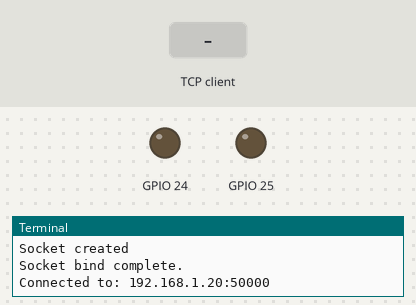
This program was run on a simulated Raspberry Pi (BCM pin numbers). Shown: output pins drawn as LEDs (lit = HIGH), the last lines printed to the terminal. The test bench sets the inputs (shaded band). Random numbers come from a fixed seed; one TCP client connects 1 s after the port opens and stays connected.

Above: at 1.2 s.
1.3 s: the TCP client sends "CONNECT"
At 2.2 s:
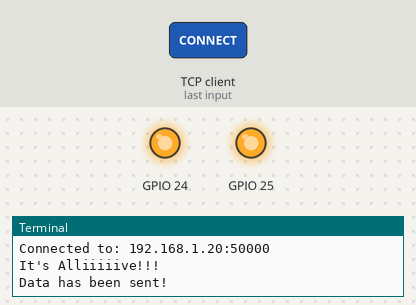
2.8 s: the TCP client sends "KILL"
At 3.3 s:
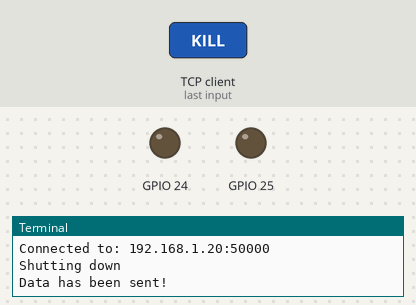
Timing chart, 0 to 5.8 s (numbered marks = the images above; inputs shaded):
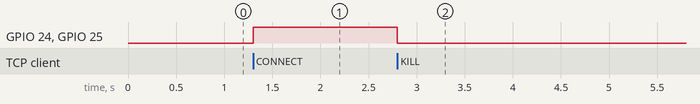

The program:

pi_socket_server.py
```python
#************************************************************************************************************
#   Developer: Tyler Weiss
#   Last Update: 8/18/2016
#
#   SUMMARY: "Mr. Robot" project
#               Simple socket server that opens a port and waits for connection.
#               Once connection is established SET LED's HIGH and enter
#               command loop. Input stream is processed by the logic loop and
#               if input = "valid CMD" the command is passed to the arduino/motors.
#               A response is sent back to the client device command has been processed.
#
#
#************************************************************************************************************


import socket   # Client/Server connection
import serial   # Arduino/RPi copnnection
from random import randint
import RPi.GPIO as gpio     # LED control

# SETUP LED GPIO
gpio.setwarnings(False)
gpio.setmode(gpio.BCM)
gpio.setup(24, gpio.OUT)
gpio.setup(25, gpio.OUT)

# Connection Var's
ser = serial.Serial('/dev/ttyUSB0',9600)
host = ''
port = 666

# Awsome-O movie idea collection
movies = ["So what if Adam Sandler, like, had a twin sister, played by Adam Sandler, and um, is seduced by Al Pacino, or something.",
          "So Adam Sandler is a guy who works at a hotel that can make bedtime stories come to life or something.",
          "So what if Adam Sandler is like, in the Israeli special forces, but fakes his own death so he can become a New York stylist, or something..",
          "So Adam Sandler and Kevin James pretend to be gay so they can reciev domestic partner benefits or something..",
          "So Adam Sandler is like the son of Satan, who goes up to Earth and eats chicken or something..",
          "So Whoopie Goldberg is like a detective in the future, who teams up with a dinosaur to stop a mad scientist from destroying the world or something..",
          "So Michaels Keaton is like a dad, who comes back as a snowman, or something.."]

# SETUP comm socket and INIT LED's
def setupServer():

    s = socket.socket(socket.AF_INET, socket.SOCK_STREAM)   # Create socket
    print("Socket created")
    try:
        s.bind((host, port))    # bind socket to port
    except socket.error as msg:
        print(msg)

    print("Socket bind complete.")

    # LED's start OFF
    gpio.output(24, gpio.LOW)
    gpio.output(25, gpio.LOW)

    return s

# Listens for a client connection
def setupConnection():
    s.listen(1)     # allows only one connection
    conn, address = s.accept()
    print("Connected to: " + address[0] + ":" + str(address[1]))
    return conn

# Data processing and logic loop
def dataTransfer(conn):

    # Decode and store client message
    data = conn.recv(1024)
    data = data.decode('UTF-8')
    command = data

    # Check commands list
    if command == 'TURN RIGHT':
        reply = 'Turning right'
        ser.write("right")
        print("Turning Right")
    elif command == 'CONNECT':      # Check the connection from client
        # LED's ON
        gpio.output(24, gpio.HIGH)
        gpio.output(25, gpio.HIGH)
        reply = 'I am mister robot and I am alive. give me a command.'
        print("It's Alliiiiive!!!")
    elif command == 'TURN LEFT':
        reply = 'Turning left'
        ser.write("left")
        print(reply)
    elif command == 'STOP':
        reply = "Stopping"
        ser.write("stop")
        print("Stopping")
    elif command == 'FORWARD':
        reply = "On the move"
        ser.write("forward")
        print("On the move")
    elif command == 'MOVIE':            # Picks a random crappy movie idea and sends it as reply to client
        reply = movies[randint(0,5)]
    elif command == 'KILL':             # Disconnect from client
        gpio.output(24, gpio.LOW)
        gpio.output(25, gpio.LOW)
        print("Shutting down")
        reply = "Disconnected"
        conn.sendall(str.encode(reply))
        gpio.cleanup()                  # Close socket connection
        s.close()
    else:
        reply = 'Unknown Commnad'
        print(reply)

    conn.sendall(str.encode(reply))     # send reply to client
    print("Data has been sent!")


s = setupServer()   # INIT server

# Continue to process incomming data though socket
while True:
    try:
        conn = setupConnection()
        dataTransfer(conn)
    except:
        gpio.cleanup()
        break
```

Measured:
- after the input at 1.3 s, GPIO 24, GPIO 25: LOW → HIGH at once
- after the input at 2.8 s, GPIO 24, GPIO 25: HIGH → LOW at once
